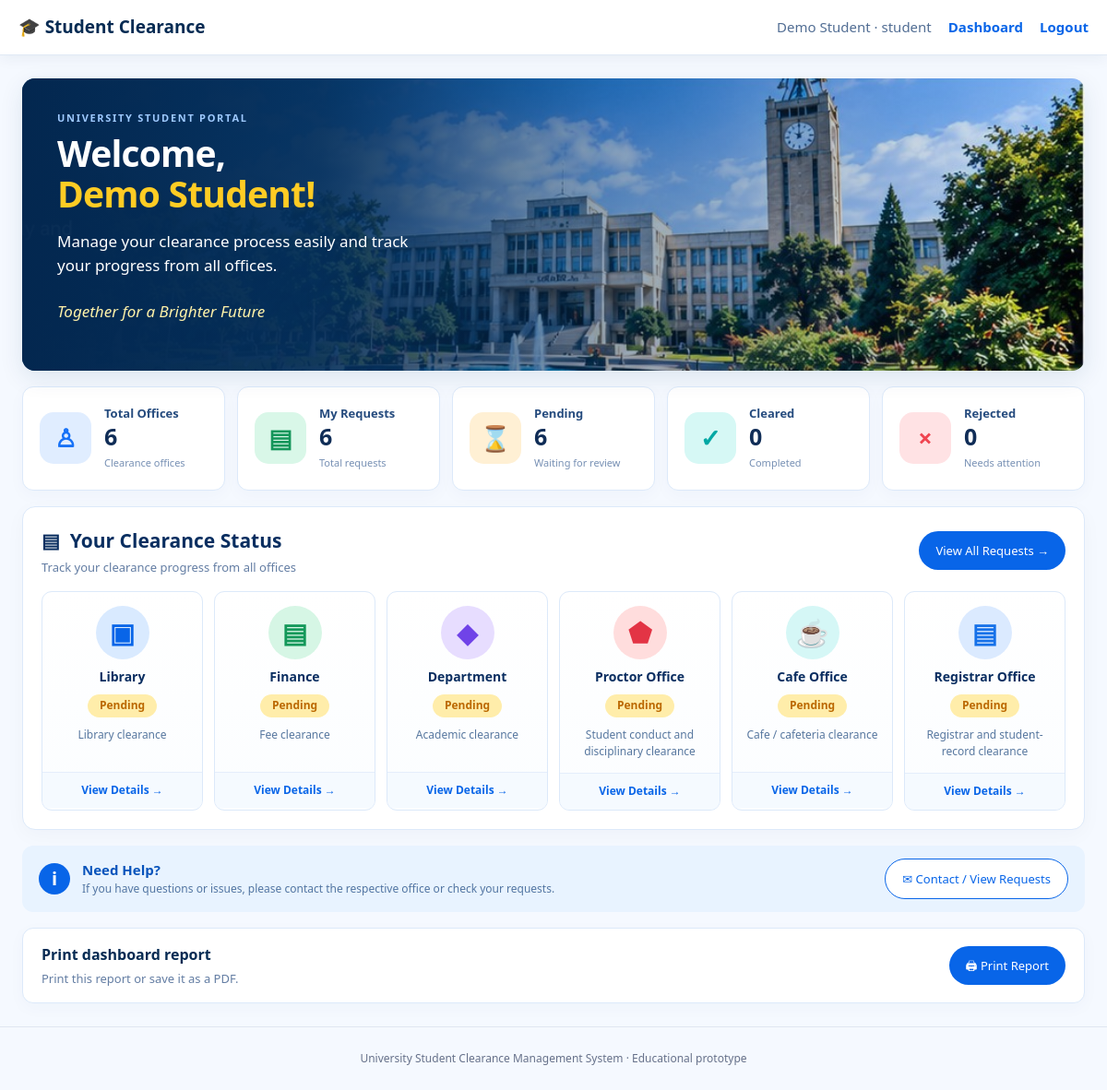
Screenshot of /dashboard.php (signed in) with the database file from the repository.
### tables this page shows
CREATE TABLE clearance_requests (
  id INT AUTO_INCREMENT PRIMARY KEY,
  student_id INT NOT NULL,
  office_id INT NOT NULL,
  status ENUM('Pending','Cleared','Rejected') NOT NULL DEFAULT 'Pending',
  student_note VARCHAR(500),
  office_note VARCHAR(500),
  reviewed_by INT NULL,
  created_at TIMESTAMP DEFAULT CURRENT_TIMESTAMP,
  updated_at TIMESTAMP DEFAULT CURRENT_TIMESTAMP ON UPDATE CURRENT_TIMESTAMP,
  UNIQUE KEY uq_student_office (student_id, office_id),
  FOREIGN KEY (student_id) REFERENCES students(id) ON DELETE CASCADE,
  FOREIGN KEY (office_id) REFERENCES offices(id) ON DELETE CASCADE,
  FOREIGN KEY (reviewed_by) REFERENCES users(id) ON DELETE SET NULL
);

CREATE TABLE offices (
  id INT AUTO_INCREMENT PRIMARY KEY,
  name VARCHAR(100) NOT NULL UNIQUE,
  description VARCHAR(255)
);

### includes/auth.php (called while the page is built, shortened)
<?php
function h($v){return htmlspecialchars((string)($v??''),ENT_QUOTES,'UTF-8');}

### dashboard.php (the view, shortened to what this page needs)
<?php
require __DIR__ . '/config/db.php';
require __DIR__ . '/includes/auth.php';
$u = $_SESSION['user'];
$counts = [
    'Pending' => 0,
    'Cleared' => 0,
    'Rejected' => 0
];
$officeCards = [];
if ($u['role'] === 'student') {
    $studentId = (int) $u['student_id'];
    $q = $pdo->prepare(
        'SELECT status, COUNT(*) AS total
         FROM clearance_requests
         WHERE student_id = ?
         GROUP BY status'
    );
    $q->execute([$studentId]);
    foreach ($q->fetchAll(PDO::FETCH_ASSOC) as $c) {
        if (isset($counts[$c['status']])) {
            $counts[$c['status']] = (int) $c['total'];
        }
    }
    $q = $pdo->prepare(
        'SELECT
            o.name AS office_name,
            o.description,
            cr.status
         FROM offices o
         LEFT JOIN clearance_requests cr
            ON cr.office_id = o.id
            AND cr.student_id = ?
         ORDER BY o.id'
    );
    $q->execute([$studentId]);
    $officeCards = $q->fetchAll(PDO::FETCH_ASSOC);
}
require __DIR__ . '/includes/header.php';
?>
<?php if ($u['role'] === 'student'): ?>
<section class="hero">
    <div class="hero-copy">
        <p class="eyebrow">UNIVERSITY STUDENT PORTAL</p>
        <h1>
            Welcome,<br>
            <span><?= h($u['name']) ?>!</span>
        </h1>
        <p>
            Manage your clearance process easily and track
            your progress from all offices.
        </p>
        <p class="tagline">Together for a Brighter Future</p>
    </div>
</section>
<section class="stats-grid">
    <article class="stat-card">
        <span class="stat-icon blue">♙</span>
        <div>
            <p>Total Offices</p>
            <strong><?= count($officeCards) ?></strong>
            <small>Clearance offices</small>
        </div>
    </article>
    <article class="stat-card">
        <span class="stat-icon green">▤</span>
        <div>
            <p>My Requests</p>
            <strong>
                <?= array_sum($counts) ?>
            </strong>
            <small>Total requests</small>
        </div>
    </article>
    <article class="stat-card">
        <span class="stat-icon orange">⌛</span>
        <div>
            <p>Pending</p>
            <strong><?= $counts['Pending'] ?></strong>
            <small>Waiting for review</small>
        </div>
    </article>
    <article class="stat-card">
        <span class="stat-icon teal">✓</span>
        <div>
            <p>Cleared</p>
            <strong><?= $counts['Cleared'] ?></strong>
            <small>Completed</small>
        </div>
    </article>
    <article class="stat-card">
        <span class="stat-icon red">×</span>
        <div>
            <p>Rejected</p>
            <strong><?= $counts['Rejected'] ?></strong>
            <small>Needs attention</small>
        </div>
    </article>
</section>
<section class="clearance-section">
    <div class="section-heading">
        <div>
            <h2>▤ &nbsp;Your Clearance Status</h2>
            <p>Track your clearance progress from all offices</p>
        </div>
        <a class="button" href="student.php">
            View All Requests →
        </a>
    </div>
    <div class="office-grid">
        <?php foreach ($officeCards as $i => $o): ?>
            <?php
                $status = $o['status'] ?: 'Not requested';
                $icons = ['▣', '▤', '◆', '⬟', '☕', '▤'];
                $icon = $icons[$i % count($icons)];
                $statusClass = strtolower(
                    str_replace(' ', '-', $status)
                );
            ?>
            <article class="office-card">
                <div class="office-icon icon-<?= $i % 6 ?>">
                    <?= $icon ?>
                </div>
                <h3><?= h($o['office_name']) ?></h3>
                <span class="status-badge <?= h($statusClass) ?>">
                    <?= h($status) ?>
                </span>
                <p>
                    <?= h($o['description'] ?? 'Clearance request') ?>
                </p>
                <a href="student.php">View Details →</a>
            </article>
        <?php endforeach; ?>
    </div>
</section>
<div class="help-bar">
    <span class="help-mark">i</span>
    <div>
        <strong>Need Help?</strong>
        <p>
            If you have questions or issues, please contact
            the respective office or check your requests.
        </p>
    </div>
    <a class="button button-outline" href="student.php">
        ✉ Contact / View Requests
    </a>
</div>
<?php endif; ?>
<div class="print-toolbar no-print">
    <div>
        <strong>Print dashboard report</strong>
        <p>Print this report or save it as a PDF.</p>
    </div>
    <button
        type="button"
        class="button print-button"
        onclick="window.print()"
    >
        🖨 Print Report
    </button>
</div>
<?php
require __DIR__ . '/includes/footer.php';
?>

### includes/header.php
<?php require_once __DIR__.'/auth.php'; $pageTitle=$pageTitle??'Student Clearance'; ?>
<!doctype html><html lang="en"><head><meta charset="utf-8"><meta name="viewport" content="width=device-width,initial-scale=1"><title><?=h($pageTitle)?></title><link rel="stylesheet" href="assets/style.css"></head><body>
<header><a class="brand" href="dashboard.php">🎓 Student Clearance</a><?php if(!empty($_SESSION['user'])):?><nav><?=h($_SESSION['user']['name'])?> · <?=h($_SESSION['user']['role'])?> <a href="dashboard.php">Dashboard</a><a href="logout.php">Logout</a></nav><?php endif;?></header><main class="container">

### includes/footer.php
</main><footer>University Student Clearance Management System · Educational prototype</footer></body></html>

### rows the page displays
clearance_requests: icon "▣", office.name "Library", status "Pending", office.description "Library clearance"
clearance_requests: icon "▤", office.name "Finance", status "Pending", office.description "Fee clearance"
clearance_requests: icon "◆", office.name "Department", status "Pending", office.description "Academic clearance"
clearance_requests: icon "⬟", office.name "Proctor Office", status "Pending", office.description "Student conduct and disciplinary clearance"
clearance_requests: icon "☕", office.name "Cafe Office", status "Pending", office.description "Cafe / cafeteria clearance"
clearance_requests: icon "▤", office.name "Registrar Office", status "Pending", office.description "Registrar and student-record clearance"

### other values shown
$_SESSION['user']['name'] "Demo Student"
$_SESSION['user']['role'] "student"
$u['name'] "Demo Student"
count($officeCards) "6"
array_sum($counts) "6"
$counts['Pending'] "6"
$counts['Cleared'] "0"
$counts['Rejected'] "0"
